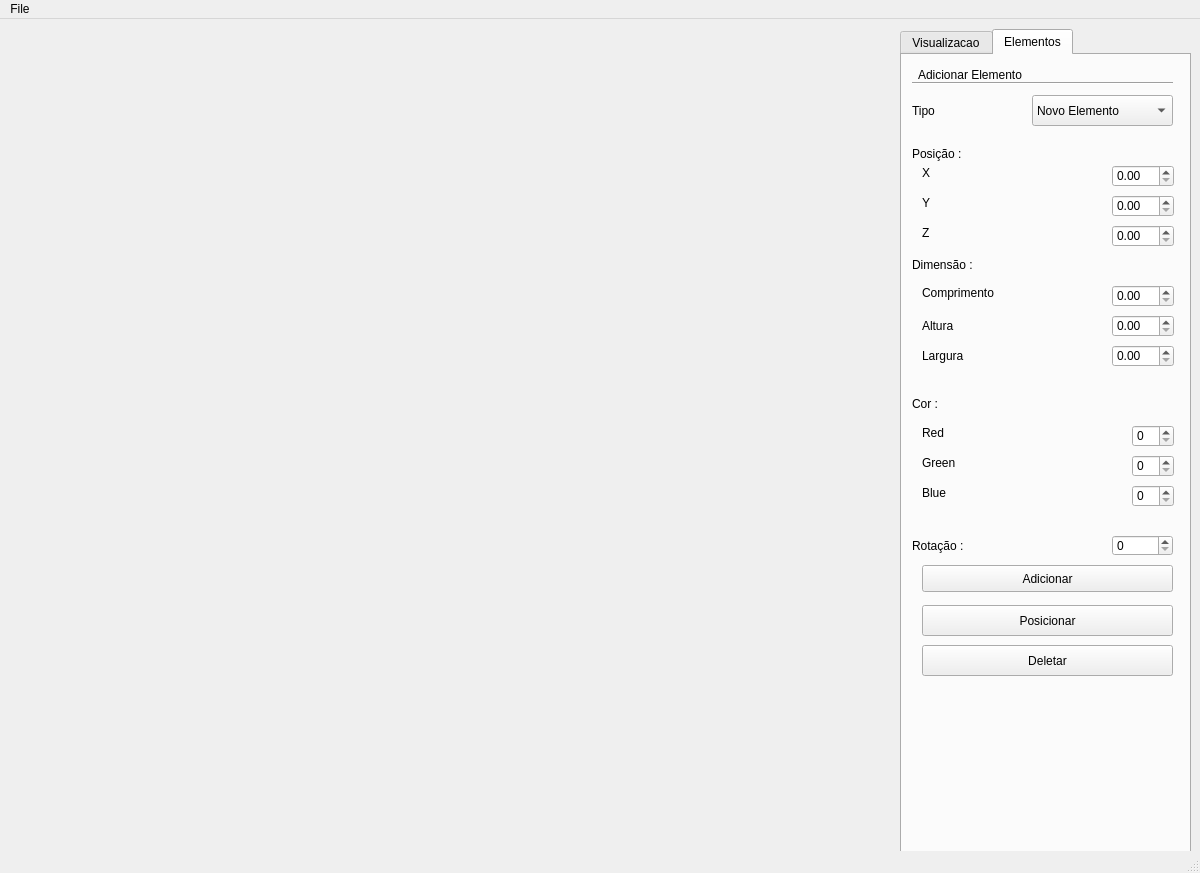
<?xml version="1.0" encoding="UTF-8"?>
<ui version="4.0">
 <class>MainWindow</class>
 <widget class="QMainWindow" name="MainWindow">
  <property name="geometry">
   <rect>
    <x>0</x>
    <y>0</y>
    <width>1200</width>
    <height>873</height>
   </rect>
  </property>
  <property name="windowTitle">
   <string>MainWindow</string>
  </property>
  <widget class="QWidget" name="centralwidget">
   <widget class="QTabWidget" name="tabWidget">
    <property name="geometry">
     <rect>
      <x>900</x>
      <y>10</y>
      <width>291</width>
      <height>911</height>
     </rect>
    </property>
    <property name="toolTip">
     <string>&lt;html&gt;&lt;head/&gt;&lt;body&gt;&lt;p&gt;&lt;br/&gt;&lt;/p&gt;&lt;/body&gt;&lt;/html&gt;</string>
    </property>
    <property name="currentIndex">
     <number>1</number>
    </property>
    <property name="movable">
     <bool>false</bool>
    </property>
    <widget class="QWidget" name="tab">
     <attribute name="title">
      <string>Visualizacao</string>
     </attribute>
     <widget class="QRadioButton" name="isomerico">
      <property name="geometry">
       <rect>
        <x>20</x>
        <y>60</y>
        <width>241</width>
        <height>17</height>
       </rect>
      </property>
      <property name="text">
       <string>Isomérico</string>
      </property>
      <property name="checked">
       <bool>true</bool>
      </property>
     </widget>
     <widget class="QRadioButton" name="ortogonal">
      <property name="geometry">
       <rect>
        <x>20</x>
        <y>120</y>
        <width>221</width>
        <height>17</height>
       </rect>
      </property>
      <property name="text">
       <string>Navegação</string>
      </property>
      <property name="checked">
       <bool>false</bool>
      </property>
     </widget>
     <widget class="QLabel" name="label_11">
      <property name="geometry">
       <rect>
        <x>16</x>
        <y>30</y>
        <width>241</width>
        <height>21</height>
       </rect>
      </property>
      <property name="text">
       <string>Modo de Visualização</string>
      </property>
     </widget>
     <widget class="Line" name="line_2">
      <property name="geometry">
       <rect>
        <x>10</x>
        <y>40</y>
        <width>271</width>
        <height>16</height>
       </rect>
      </property>
      <property name="orientation">
       <enum>Qt::Horizontal</enum>
      </property>
     </widget>
     <widget class="QLabel" name="label_16">
      <property name="geometry">
       <rect>
        <x>20</x>
        <y>200</y>
        <width>241</width>
        <height>21</height>
       </rect>
      </property>
      <property name="text">
       <string>Câmera</string>
      </property>
     </widget>
     <widget class="Line" name="line_3">
      <property name="geometry">
       <rect>
        <x>10</x>
        <y>210</y>
        <width>271</width>
        <height>16</height>
       </rect>
      </property>
      <property name="orientation">
       <enum>Qt::Horizontal</enum>
      </property>
     </widget>
     <widget class="QLabel" name="label_17">
      <property name="geometry">
       <rect>
        <x>10</x>
        <y>240</y>
        <width>241</width>
        <height>17</height>
       </rect>
      </property>
      <property name="text">
       <string>Posição Inicial :</string>
      </property>
     </widget>
     <widget class="QCheckBox" name="cbAxis">
      <property name="geometry">
       <rect>
        <x>20</x>
        <y>480</y>
        <width>131</width>
        <height>31</height>
       </rect>
      </property>
      <property name="text">
       <string>Exibir Eixos</string>
      </property>
     </widget>
     <widget class="QLabel" name="label_18">
      <property name="geometry">
       <rect>
        <x>20</x>
        <y>260</y>
        <width>67</width>
        <height>17</height>
       </rect>
      </property>
      <property name="text">
       <string>X</string>
      </property>
     </widget>
     <widget class="QDoubleSpinBox" name="spinBoxCameraX">
      <property name="geometry">
       <rect>
        <x>200</x>
        <y>260</y>
        <width>69</width>
        <height>21</height>
       </rect>
      </property>
      <property name="maximum">
       <double>999.990000000000009</double>
      </property>
     </widget>
     <widget class="QLabel" name="label_19">
      <property name="geometry">
       <rect>
        <x>20</x>
        <y>290</y>
        <width>67</width>
        <height>21</height>
       </rect>
      </property>
      <property name="text">
       <string>Y</string>
      </property>
     </widget>
     <widget class="QDoubleSpinBox" name="spinBoxCameraY">
      <property name="geometry">
       <rect>
        <x>200</x>
        <y>290</y>
        <width>69</width>
        <height>21</height>
       </rect>
      </property>
      <property name="maximum">
       <double>999.990000000000009</double>
      </property>
     </widget>
     <widget class="QLabel" name="label_20">
      <property name="geometry">
       <rect>
        <x>20</x>
        <y>320</y>
        <width>67</width>
        <height>21</height>
       </rect>
      </property>
      <property name="text">
       <string>Z</string>
      </property>
     </widget>
     <widget class="QDoubleSpinBox" name="spinBoxCameraZ">
      <property name="geometry">
       <rect>
        <x>200</x>
        <y>320</y>
        <width>69</width>
        <height>21</height>
       </rect>
      </property>
      <property name="maximum">
       <double>999.990000000000009</double>
      </property>
     </widget>
     <widget class="QPushButton" name="posicionarCamera">
      <property name="geometry">
       <rect>
        <x>10</x>
        <y>360</y>
        <width>261</width>
        <height>27</height>
       </rect>
      </property>
      <property name="toolTip">
       <string/>
      </property>
      <property name="whatsThis">
       <string extracomment="teste"/>
      </property>
      <property name="text">
       <string>Posicionar Camera</string>
      </property>
     </widget>
     <widget class="QRadioButton" name="topo">
      <property name="geometry">
       <rect>
        <x>20</x>
        <y>90</y>
        <width>117</width>
        <height>22</height>
       </rect>
      </property>
      <property name="text">
       <string>Topo</string>
      </property>
     </widget>
     <widget class="QLabel" name="label_22">
      <property name="geometry">
       <rect>
        <x>20</x>
        <y>440</y>
        <width>67</width>
        <height>21</height>
       </rect>
      </property>
      <property name="text">
       <string>Cena</string>
      </property>
     </widget>
     <widget class="Line" name="line_4">
      <property name="geometry">
       <rect>
        <x>10</x>
        <y>450</y>
        <width>271</width>
        <height>16</height>
       </rect>
      </property>
      <property name="orientation">
       <enum>Qt::Horizontal</enum>
      </property>
     </widget>
     <zorder>isomerico</zorder>
     <zorder>ortogonal</zorder>
     <zorder>label_11</zorder>
     <zorder>line_2</zorder>
     <zorder>label_16</zorder>
     <zorder>line_3</zorder>
     <zorder>label_17</zorder>
     <zorder>cbAxis</zorder>
     <zorder>label_18</zorder>
     <zorder>spinBoxCameraX</zorder>
     <zorder>label_19</zorder>
     <zorder>spinBoxCameraY</zorder>
     <zorder>label_20</zorder>
     <zorder>posicionarCamera</zorder>
     <zorder>spinBoxCameraZ</zorder>
     <zorder>topo</zorder>
     <zorder>label_22</zorder>
     <zorder>line_4</zorder>
    </widget>
    <widget class="QWidget" name="tab_2">
     <attribute name="title">
      <string>Elementos</string>
     </attribute>
     <widget class="QPushButton" name="deletar">
      <property name="geometry">
       <rect>
        <x>20</x>
        <y>590</y>
        <width>251</width>
        <height>31</height>
       </rect>
      </property>
      <property name="text">
       <string>Deletar</string>
      </property>
     </widget>
     <widget class="QDoubleSpinBox" name="spinBoxH">
      <property name="geometry">
       <rect>
        <x>210</x>
        <y>260</y>
        <width>62</width>
        <height>22</height>
       </rect>
      </property>
      <property name="maximum">
       <double>999.990000000000009</double>
      </property>
     </widget>
     <widget class="QDoubleSpinBox" name="spinBoxW">
      <property name="geometry">
       <rect>
        <x>210</x>
        <y>230</y>
        <width>62</width>
        <height>22</height>
       </rect>
      </property>
      <property name="maximum">
       <double>999.990000000000009</double>
      </property>
     </widget>
     <widget class="QDoubleSpinBox" name="spinBoxL">
      <property name="geometry">
       <rect>
        <x>210</x>
        <y>290</y>
        <width>62</width>
        <height>22</height>
       </rect>
      </property>
      <property name="maximum">
       <double>999.990000000000009</double>
      </property>
     </widget>
     <widget class="QLabel" name="label">
      <property name="geometry">
       <rect>
        <x>20</x>
        <y>260</y>
        <width>46</width>
        <height>21</height>
       </rect>
      </property>
      <property name="text">
       <string>Altura</string>
      </property>
     </widget>
     <widget class="QLabel" name="label_2">
      <property name="geometry">
       <rect>
        <x>20</x>
        <y>290</y>
        <width>61</width>
        <height>21</height>
       </rect>
      </property>
      <property name="text">
       <string>Largura</string>
      </property>
     </widget>
     <widget class="QLabel" name="label_3">
      <property name="geometry">
       <rect>
        <x>20</x>
        <y>230</y>
        <width>101</width>
        <height>16</height>
       </rect>
      </property>
      <property name="text">
       <string>Comprimento</string>
      </property>
     </widget>
     <widget class="QLabel" name="label_4">
      <property name="geometry">
       <rect>
        <x>20</x>
        <y>370</y>
        <width>46</width>
        <height>16</height>
       </rect>
      </property>
      <property name="text">
       <string>Red</string>
      </property>
     </widget>
     <widget class="QLabel" name="label_5">
      <property name="geometry">
       <rect>
        <x>20</x>
        <y>400</y>
        <width>46</width>
        <height>16</height>
       </rect>
      </property>
      <property name="text">
       <string>Green</string>
      </property>
     </widget>
     <widget class="QLabel" name="label_6">
      <property name="geometry">
       <rect>
        <x>20</x>
        <y>430</y>
        <width>46</width>
        <height>16</height>
       </rect>
      </property>
      <property name="text">
       <string>Blue</string>
      </property>
     </widget>
     <widget class="QSpinBox" name="spinBoxBlue">
      <property name="geometry">
       <rect>
        <x>230</x>
        <y>430</y>
        <width>42</width>
        <height>22</height>
       </rect>
      </property>
      <property name="maximum">
       <number>255</number>
      </property>
     </widget>
     <widget class="QSpinBox" name="spinBoxGreen">
      <property name="geometry">
       <rect>
        <x>230</x>
        <y>400</y>
        <width>42</width>
        <height>22</height>
       </rect>
      </property>
      <property name="maximum">
       <number>255</number>
      </property>
     </widget>
     <widget class="QSpinBox" name="spinBoxRed">
      <property name="geometry">
       <rect>
        <x>230</x>
        <y>370</y>
        <width>42</width>
        <height>22</height>
       </rect>
      </property>
      <property name="maximum">
       <number>255</number>
      </property>
     </widget>
     <widget class="QDoubleSpinBox" name="spinBoxX">
      <property name="geometry">
       <rect>
        <x>210</x>
        <y>110</y>
        <width>62</width>
        <height>22</height>
       </rect>
      </property>
      <property name="maximum">
       <double>999.990000000000009</double>
      </property>
     </widget>
     <widget class="QDoubleSpinBox" name="spinBoxY">
      <property name="geometry">
       <rect>
        <x>210</x>
        <y>140</y>
        <width>62</width>
        <height>22</height>
       </rect>
      </property>
      <property name="maximum">
       <double>999.990000000000009</double>
      </property>
     </widget>
     <widget class="QDoubleSpinBox" name="spinBoxZ">
      <property name="geometry">
       <rect>
        <x>210</x>
        <y>170</y>
        <width>62</width>
        <height>22</height>
       </rect>
      </property>
      <property name="maximum">
       <double>999.990000000000009</double>
      </property>
     </widget>
     <widget class="QLabel" name="label_13">
      <property name="geometry">
       <rect>
        <x>20</x>
        <y>110</y>
        <width>16</width>
        <height>16</height>
       </rect>
      </property>
      <property name="text">
       <string>X</string>
      </property>
     </widget>
     <widget class="QLabel" name="label_14">
      <property name="geometry">
       <rect>
        <x>20</x>
        <y>140</y>
        <width>16</width>
        <height>16</height>
       </rect>
      </property>
      <property name="text">
       <string>Y</string>
      </property>
     </widget>
     <widget class="QLabel" name="label_15">
      <property name="geometry">
       <rect>
        <x>20</x>
        <y>170</y>
        <width>16</width>
        <height>16</height>
       </rect>
      </property>
      <property name="text">
       <string>Z</string>
      </property>
     </widget>
     <widget class="QComboBox" name="comboBox">
      <property name="geometry">
       <rect>
        <x>130</x>
        <y>40</y>
        <width>141</width>
        <height>31</height>
       </rect>
      </property>
      <property name="focusPolicy">
       <enum>Qt::NoFocus</enum>
      </property>
      <property name="contextMenuPolicy">
       <enum>Qt::NoContextMenu</enum>
      </property>
      <item>
       <property name="text">
        <string>Novo Elemento</string>
       </property>
      </item>
      <item>
       <property name="text">
        <string>Mesa</string>
       </property>
      </item>
      <item>
       <property name="text">
        <string>Cama</string>
       </property>
      </item>
      <item>
       <property name="text">
        <string>Cadeira</string>
       </property>
      </item>
      <item>
       <property name="text">
        <string>Gaveteiro</string>
       </property>
      </item>
     </widget>
     <widget class="QLabel" name="label_7">
      <property name="geometry">
       <rect>
        <x>10</x>
        <y>90</y>
        <width>251</width>
        <height>17</height>
       </rect>
      </property>
      <property name="text">
       <string>Posição :</string>
      </property>
     </widget>
     <widget class="QLabel" name="label_8">
      <property name="geometry">
       <rect>
        <x>10</x>
        <y>200</y>
        <width>251</width>
        <height>20</height>
       </rect>
      </property>
      <property name="text">
       <string>Dimensão :</string>
      </property>
     </widget>
     <widget class="QLabel" name="label_9">
      <property name="geometry">
       <rect>
        <x>10</x>
        <y>340</y>
        <width>67</width>
        <height>17</height>
       </rect>
      </property>
      <property name="text">
       <string>Cor :</string>
      </property>
     </widget>
     <widget class="QLabel" name="label_10">
      <property name="geometry">
       <rect>
        <x>10</x>
        <y>40</y>
        <width>67</width>
        <height>31</height>
       </rect>
      </property>
      <property name="text">
       <string>Tipo</string>
      </property>
     </widget>
     <widget class="QLabel" name="label_12">
      <property name="geometry">
       <rect>
        <x>16</x>
        <y>10</y>
        <width>251</width>
        <height>20</height>
       </rect>
      </property>
      <property name="text">
       <string>Adicionar Elemento</string>
      </property>
     </widget>
     <widget class="Line" name="line">
      <property name="geometry">
       <rect>
        <x>10</x>
        <y>20</y>
        <width>261</width>
        <height>16</height>
       </rect>
      </property>
      <property name="orientation">
       <enum>Qt::Horizontal</enum>
      </property>
     </widget>
     <widget class="QPushButton" name="posicionar">
      <property name="geometry">
       <rect>
        <x>20</x>
        <y>550</y>
        <width>251</width>
        <height>31</height>
       </rect>
      </property>
      <property name="text">
       <string>Posicionar</string>
      </property>
     </widget>
     <widget class="QPushButton" name="adicionar">
      <property name="geometry">
       <rect>
        <x>20</x>
        <y>510</y>
        <width>251</width>
        <height>27</height>
       </rect>
      </property>
      <property name="text">
       <string>Adicionar</string>
      </property>
     </widget>
     <widget class="QLabel" name="label_21">
      <property name="geometry">
       <rect>
        <x>10</x>
        <y>480</y>
        <width>211</width>
        <height>21</height>
       </rect>
      </property>
      <property name="text">
       <string>Rotação :</string>
      </property>
     </widget>
     <widget class="QSpinBox" name="spinBoxRotation">
      <property name="geometry">
       <rect>
        <x>210</x>
        <y>480</y>
        <width>61</width>
        <height>21</height>
       </rect>
      </property>
      <property name="maximum">
       <number>360</number>
      </property>
      <property name="singleStep">
       <number>90</number>
      </property>
     </widget>
     <zorder>deletar</zorder>
     <zorder>spinBoxH</zorder>
     <zorder>spinBoxL</zorder>
     <zorder>label</zorder>
     <zorder>label_2</zorder>
     <zorder>label_3</zorder>
     <zorder>label_4</zorder>
     <zorder>label_5</zorder>
     <zorder>label_6</zorder>
     <zorder>spinBoxBlue</zorder>
     <zorder>spinBoxGreen</zorder>
     <zorder>spinBoxRed</zorder>
     <zorder>spinBoxX</zorder>
     <zorder>spinBoxY</zorder>
     <zorder>spinBoxZ</zorder>
     <zorder>label_13</zorder>
     <zorder>label_14</zorder>
     <zorder>label_15</zorder>
     <zorder>comboBox</zorder>
     <zorder>label_7</zorder>
     <zorder>label_8</zorder>
     <zorder>label_9</zorder>
     <zorder>label_10</zorder>
     <zorder>label_12</zorder>
     <zorder>line</zorder>
     <zorder>posicionar</zorder>
     <zorder>spinBoxW</zorder>
     <zorder>adicionar</zorder>
     <zorder>label_21</zorder>
     <zorder>spinBoxRotation</zorder>
     <zorder>painelGL</zorder>
    </widget>
   </widget>
   <widget class="MeuPainelOpenGL" name="painelGL" native="true">
    <property name="geometry">
     <rect>
      <x>10</x>
      <y>20</y>
      <width>881</width>
      <height>811</height>
     </rect>
    </property>
    <property name="minimumSize">
     <size>
      <width>800</width>
      <height>510</height>
     </size>
    </property>
    <property name="maximumSize">
     <size>
      <width>2000</width>
      <height>1000</height>
     </size>
    </property>
    <property name="focusPolicy">
     <enum>Qt::StrongFocus</enum>
    </property>
   </widget>
  </widget>
  <widget class="QMenuBar" name="menubar">
   <property name="geometry">
    <rect>
     <x>0</x>
     <y>0</y>
     <width>1200</width>
     <height>25</height>
    </rect>
   </property>
   <widget class="QMenu" name="menuOPen">
    <property name="title">
     <string>File</string>
    </property>
    <addaction name="actionNew"/>
    <addaction name="actionOpen"/>
    <addaction name="actionSave"/>
    <addaction name="actionExit"/>
   </widget>
   <addaction name="menuOPen"/>
  </widget>
  <widget class="QStatusBar" name="statusbar"/>
  <action name="actionOpen">
   <property name="text">
    <string>Open</string>
   </property>
  </action>
  <action name="actionSave">
   <property name="text">
    <string>Save</string>
   </property>
  </action>
  <action name="actionExit">
   <property name="text">
    <string>Exit</string>
   </property>
  </action>
  <action name="actionNew">
   <property name="text">
    <string>New</string>
   </property>
  </action>
 </widget>
 <customwidgets>
  <customwidget>
   <class>MeuPainelOpenGL</class>
   <extends>QWidget</extends>
   <header location="global">MeuPainelOpenGL.h</header>
   <container>1</container>
   <slots>
    <slot>alterarLados(int)</slot>
    <slot>alterarRaio(double)</slot>
    <slot>setRed(int)</slot>
    <slot>setGreen(int)</slot>
    <slot>setBlue(int)</slot>
    <slot>updateGL()</slot>
    <slot>updateOverlayGL()</slot>
    <slot>update()</slot>
   </slots>
  </customwidget>
 </customwidgets>
 <resources/>
 <connections/>
</ui>
